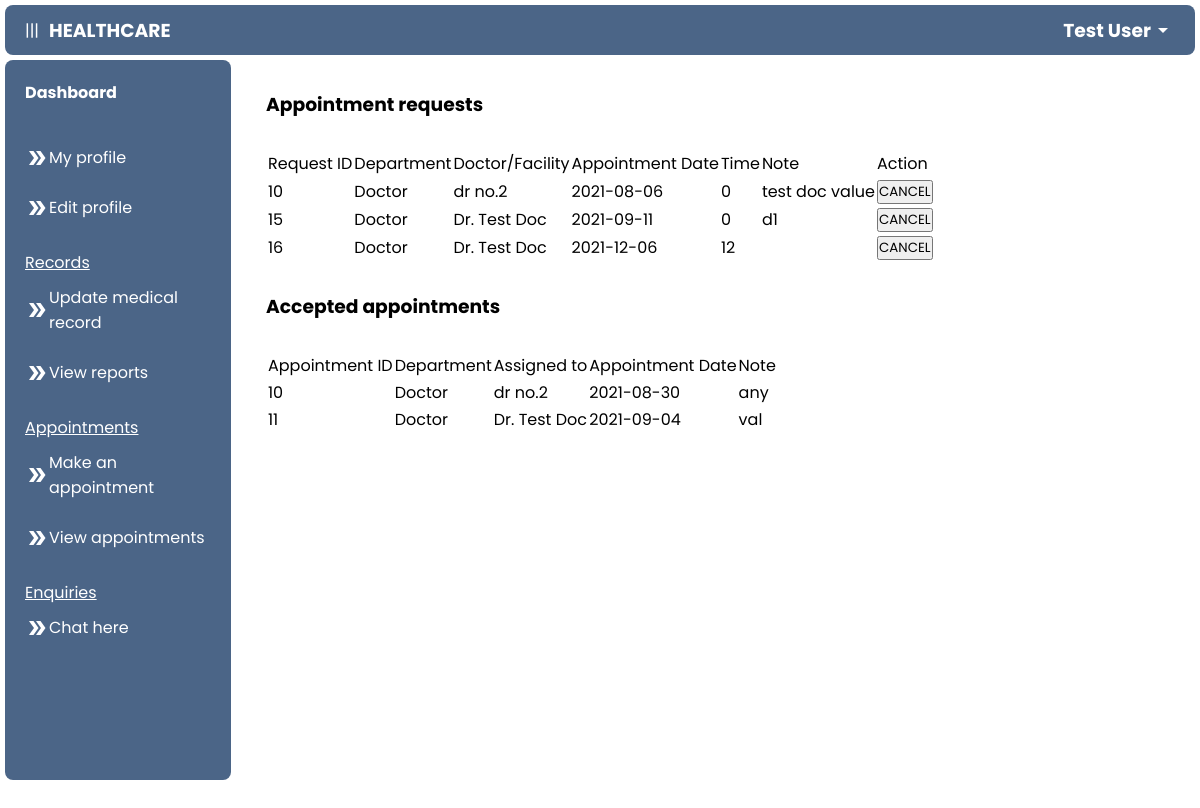
The app's page /patient/view_appointments.php (signed in), older data.
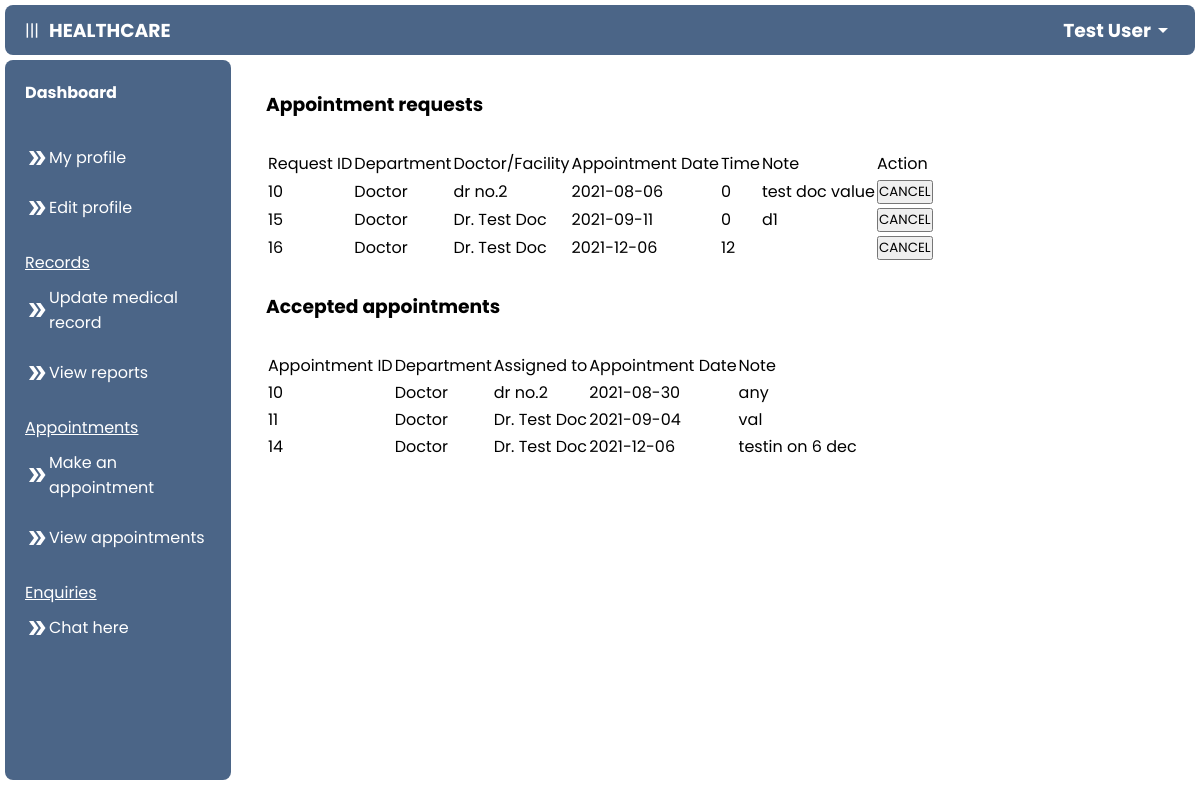
The same page, newer data.
### tables this page shows
CREATE TABLE `appointment_request` (
  `request_id` int(100) NOT NULL,
  `p_id` int(100) NOT NULL,
  `department` varchar(255) NOT NULL,
  `value` varchar(255) DEFAULT NULL,
  `date` date NOT NULL,
  `start_time` int(25) NOT NULL,
  `notes` varchar(255) DEFAULT NULL
);

CREATE TABLE `appointments` (
  `a_id` int(100) NOT NULL,
  `p_id` int(100) NOT NULL,
  `assigned_to_id` int(100) NOT NULL,
  `department` varchar(255) NOT NULL,
  `value` varchar(255) NOT NULL,
  `date` date NOT NULL,
  `start_time` int(25) NOT NULL,
  `note` varchar(255) DEFAULT NULL
);

CREATE TABLE `doctor` (
  `d_id` int(100) NOT NULL,
  `name` varchar(255) NOT NULL,
  `email` varchar(255) NOT NULL,
  `password` varchar(255) NOT NULL,
  `specialization` varchar(255) NOT NULL,
  `fees` int(100) NOT NULL,
  `created_date` datetime NOT NULL DEFAULT CURRENT_TIMESTAMP
);

### patient/view_appointments.php (the view, shortened to what this page needs)
<?php
$email = $_SESSION['email'];
include ("../connect.php");
$sql = mysqli_query($con, "SELECT * FROM patient WHERE email = '$email'");
$row = mysqli_fetch_array($sql);
$id = $row["p_id"];
?>
<!DOCTYPE html>
<html lang="en">
<head>
    <link rel="stylesheet" href="../css/add.css">
    <link rel="stylesheet" href="//cdn.datatables.net/1.10.20/css/jquery.dataTables.min.css">
</head>
<body>
<?php include ('navigation.php'); ?>
        <main>
        <h3 style="margin-bottom: 30px;">Appointment requests</h3>
<table class="table" id="myTable">
    <thead class="thead">
        <tr>
            <td>Request ID</td>
            <td>Department</td>
            <td>Doctor/Facility</td>
            <td>Appointment Date</td>
            <td>Time</td>
            <td>Note</td>
            <td>Action</td>
        </tr>
    </thead>
    <tbody>
        <?php
        $result1 = mysqli_query($con, "SELECT * FROM appointment_request WHERE p_id = '$id' ");
        while ($row1 = mysqli_fetch_array($result1)) {
            echo '
        <tr>
            <td>' . $row1["request_id"] . '</td>
            <td>' . $row1["department"] . '</td>
            <td>' . $row1["value"] . '</td>
            <td>' . $row1["date"] . '</td>
            <td>' . $row1["start_time"] . '</td>
            <td>' . $row1["notes"] . '</td>
            <td><button onclick="./cancel_appointment?request_id=$row1["request_id"]">CANCEL</button></td>
        </tr>
    ';
        }
        ?>
    </tbody>
</table>
<h3 style="margin: 30px 0;">Accepted appointments</h3>
<table class="table" id="myTable2">
    <thead class="thead">
        <tr>
            <td>Appointment ID</td>
            <td>Department</td>
            <td>Assigned to</td>
            <td>Appointment Date</td>
            <td>Note</td>
        </tr>
    </thead>
    <tbody>
        <?php
        $result = mysqli_query($con, "SELECT * FROM appointments INNER JOIN doctor ON appointments.assigned_to_id = doctor.d_id WHERE appointments.p_id = '$id' ");
        while ($row = mysqli_fetch_array($result)) {
            echo '
        <tr>
            <td>' . $row["a_id"] . '</td>
            <td>' . $row["department"] . '</td>
            <td>' . $row["name"] . '</td>
            <td>' . $row["date"] . '</td>
            <td>' . $row["note"] . '</td>
        </tr>
    ';
        }
        ?>
    </tbody>
</table>
        </main>
    </div>
</body>
</html>

Row changes from the older to the newer data that the page shows:
added appointments: a_id "14", department "Doctor", doctor.name "Dr. Test Doc", date "2021-12-06", note "testin on 6 dec"
